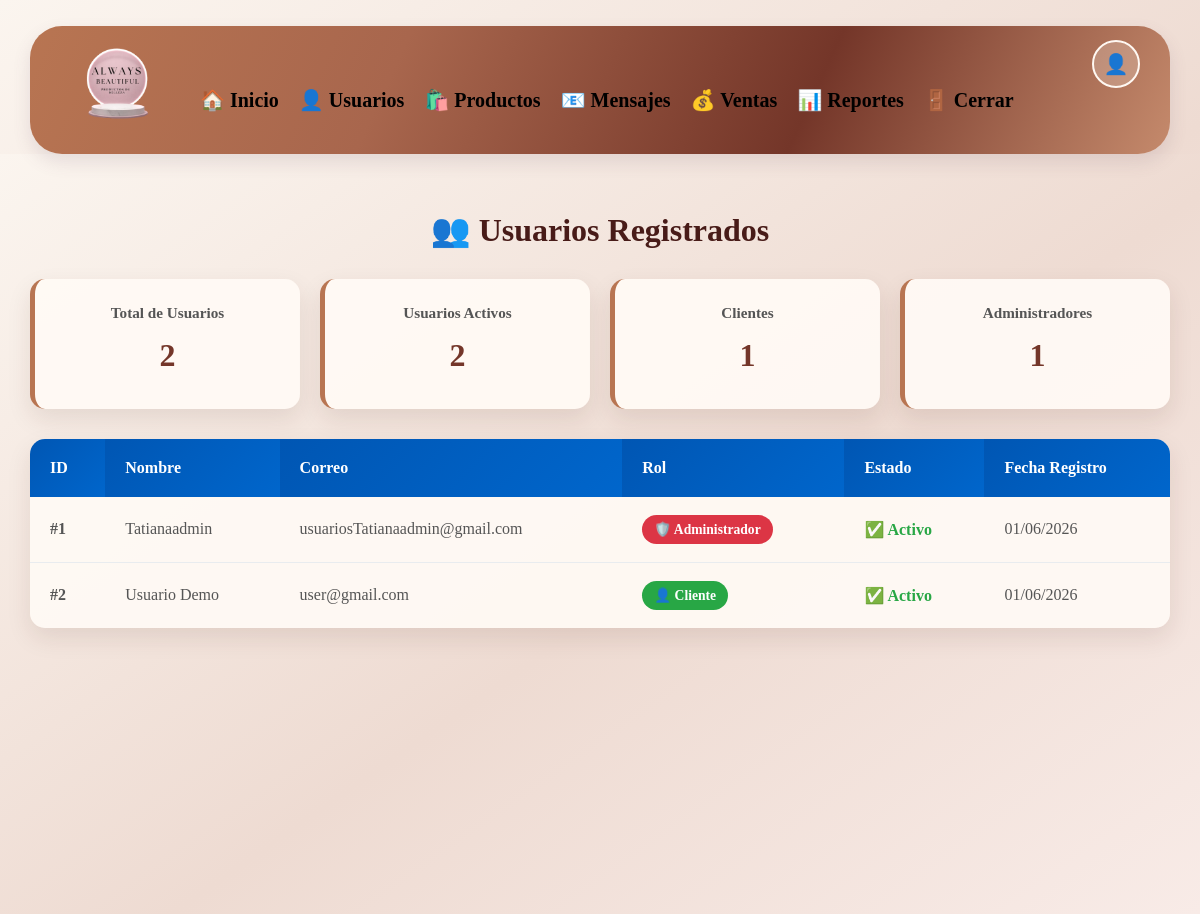
The app's page /Administrador/usuarios.php (signed in) with its own data.
### tables this page shows
CREATE TABLE IF NOT EXISTS usuarios (
    id INT NOT NULL AUTO_INCREMENT,
    nombre VARCHAR(100) NOT NULL,
    correo VARCHAR(100) NOT NULL,
    contrasena VARCHAR(255) NOT NULL,
    fecha_nacimiento DATE NULL,
    genero ENUM('hombre', 'mujer') NULL,
    codigo_recuperacion VARCHAR(4) NULL,
    codigo_expira DATETIME NULL,
    rol ENUM('usuario', 'admin') NOT NULL DEFAULT 'usuario',
    foto_perfil VARCHAR(255) NULL,
    carrito_json LONGTEXT NULL,
    historial_json LONGTEXT NULL,
    fecha_registro TIMESTAMP NOT NULL DEFAULT CURRENT_TIMESTAMP,
    activo TINYINT(1) NOT NULL DEFAULT 1,
    PRIMARY KEY (id),
    UNIQUE KEY uq_usuarios_correo (correo)
);

### Administrador/usuarios.php (the view, shortened to what this page needs)
<?php include("header-admin.php"); ?>
<div class="usuarios-container">
    <h2>👥 Usuarios Registrados</h2>
    <?php
    $total_usuarios = mysqli_fetch_assoc(mysqli_query($conexion, "SELECT COUNT(*) as total FROM usuarios"))['total'];
    $total_admins = mysqli_fetch_assoc(mysqli_query($conexion, "SELECT COUNT(*) as total FROM usuarios WHERE rol='admin'"))['total'];
    $total_clientes = $total_usuarios - $total_admins;
    $usuarios_activos = mysqli_fetch_assoc(mysqli_query($conexion, "SELECT COUNT(*) as total FROM usuarios WHERE activo=TRUE"))['total'];
    ?>
    <div class="estadisticas">
        <div class="stat-card">
            <h3>Total de Usuarios</h3>
            <div class="stat-numero"><?php echo $total_usuarios; ?></div>
        </div>
        <div class="stat-card" style="border-left-color: #28a745;">
            <h3>Usuarios Activos</h3>
            <div class="stat-numero" style="color: #28a745;"><?php echo $usuarios_activos; ?></div>
        </div>
        <div class="stat-card" style="border-left-color: #007bff;">
            <h3>Clientes</h3>
            <div class="stat-numero" style="color: #007bff;"><?php echo $total_clientes; ?></div>
        </div>
        <div class="stat-card" style="border-left-color: #ffc107;">
            <h3>Administradores</h3>
            <div class="stat-numero" style="color: #ffc107;"><?php echo $total_admins; ?></div>
        </div>
    </div>
    <?php
    $resultado = mysqli_query($conexion, "SELECT * FROM usuarios ORDER BY fecha_registro DESC");
    if (mysqli_num_rows($resultado) > 0):
    ?>
        <div class="tabla-usuarios">
            <table>
                <thead>
                    <tr>
                        <th>ID</th>
                        <th>Nombre</th>
                        <th>Correo</th>
                        <th>Rol</th>
                        <th>Estado</th>
                        <th>Fecha Registro</th>
                    </tr>
                </thead>
                <tbody>
                    <?php
                    while ($row = mysqli_fetch_assoc($resultado)) {
                        $badge_rol = $row['rol'] === 'admin' ? '<span class="badge-rol badge-admin">🛡️ Administrador</span>' : '<span class="badge-rol badge-usuario">👤 Cliente</span>';
                        $estado = $row['activo'] ? '<span style="color: #28a745; font-weight: bold;">✅ Activo</span>' : '<span style="color: #dc3545; font-weight: bold;">❌ Inactivo</span>';
                        $fecha = date('d/m/Y', strtotime($row['fecha_registro']));
                        echo "<tr>
                            <td><strong>#{$row['id']}</strong></td>
                            <td>{$row['nombre']}</td>
                            <td>{$row['correo']}</td>
                            <td>$badge_rol</td>
                            <td>$estado</td>
                            <td>$fecha</td>
                        </tr>";
                    }
                    ?>
                </tbody>
            </table>
        </div>
    <?php
    endif;
    ?>
</div>
</body>
</html>

### styles.css (style rules this page uses)
h2 { color: #000000; }
.header .item, .header .item-trigger, .header .menu a, .header .submenu a, .item, .card h3, .card p, h1, h2, h3 { color: #403834; }
.admin-container, .usuarios-container, .productos-container, .ventas-container, .reportes-container, .mensajes-container { background: linear-gradient(145deg, #fbf5ef 0%, #eedbd2 55%, #f8ebe7 100%) !important; color: #481b18 !important; font-family: Georgia, "Times New Roman", serif !important; }
.tarjeta, .stat-card, .reporte-card, .formulario-producto, .tabla-productos, .tabla-usuarios, .tabla-ventas, .mensajes-tabla, .resumen-general, .sin-mensajes, .sin-usuarios, .sin-ventas { background: rgba(255, 250, 245, .94) !important; border-color: rgba(184, 117, 82, .45) !important; box-shadow: 0 10px 24px rgba(72, 27, 24, .1) !important; }
.tarjeta h3, .reporte-titulo, .mensajes-header h2, .admin-container h2, .usuarios-container h2, .productos-container h2, .ventas-container h2, .reportes-container h2 { color: #481b18 !important; }
.tarjeta-numero, .reporte-numero, .stat-numero, .info-valor, .mensaje-nombre, .mensaje-asunto strong { color: #743629 !important; }
.tarjeta-usuarios, .tarjeta-productos, .tarjeta-mensajes, .tarjeta-ventas, .tarjeta-actividades, .stat-card, .reporte-card { border-left-color: #b87552 !important; }
.admin-container > h2, .productos-container > h2, .usuarios-container > h2, .ventas-container > h2, .reportes-container > h2, .mensajes-header h2 { text-align: center !important; }
body, button, input, select, textarea, h1, h2, h3, p, a, .titulo, .titulo-seccion, .hero-intro, .supertitulo-descuentos, .categoria-descuento, .etiqueta-producto, .descripcion-producto, .enlace-detalle { font-family: Georgia, "Times New Roman", serif; }

### Administrador/usuarios.php (style rules this page uses)
.usuarios-container { padding: 30px; background: linear-gradient(135deg, #f5f7fa 0%, #e8eef5 100%); min-height: calc(100vh - 100px); }
.usuarios-container h2 { color: #0056b3; font-size: 2em; margin-bottom: 30px; font-weight: bold; }
.tabla-usuarios { background: white; border-radius: 15px; overflow: hidden; box-shadow: 0 5px 20px rgba(0,0,0,0.08); margin-bottom: 30px; }
.tabla-usuarios table { width: 100%; border-collapse: collapse; margin: 0; }
.tabla-usuarios th { background: linear-gradient(135deg, #0056b3 0%, #0066cc 100%); color: white; padding: 20px; text-align: left; font-weight: 600; border: none; }
.tabla-usuarios td { padding: 18px 20px; border-bottom: 1px solid #e9ecef; color: #555; }
.tabla-usuarios tr:last-child td { border-bottom: none; }
.badge-rol { display: inline-block; padding: 6px 12px; border-radius: 20px; font-size: 0.85em; font-weight: bold; white-space: nowrap; }
.badge-admin { background: #dc3545; color: white; }
.badge-usuario { background: #28a745; color: white; }
.estadisticas { display: grid; grid-template-columns: repeat(auto-fit, minmax(200px, 1fr)); gap: 20px; margin-bottom: 30px; }
.stat-card { background: white; padding: 25px; border-radius: 15px; box-shadow: 0 5px 20px rgba(0,0,0,0.08); text-align: center; border-left: 5px solid #d63384; }
.stat-card h3 { margin-top: 0; color: #555; font-size: 0.95em; }
.stat-numero { font-size: 2em; font-weight: 700; color: #d63384; margin: 10px 0; }

### records on screen
usuarios: id "1", nombre "Tatianaadmin", correo "usuariosTatianaadmin@gmail.com", rol "🛡️ Administrador", activo "✅ Activo", fecha_registro "01/06/2026"
usuarios: id "2", nombre "Usuario Demo", correo "user@gmail.com", rol "👤 Cliente", activo "✅ Activo", fecha_registro "01/06/2026"

### other values on screen
$total_usuarios "2"
$usuarios_activos "2"
$total_clientes "1"
$total_admins "1"
